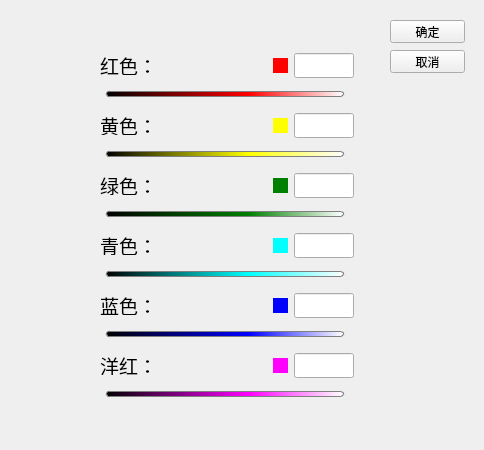
<?xml version="1.0" encoding="UTF-8"?>
<ui version="4.0">
 <class>BlackWhiteAdjustForm</class>
 <widget class="QWidget" name="BlackWhiteAdjustForm">
  <property name="geometry">
   <rect>
    <x>0</x>
    <y>0</y>
    <width>484</width>
    <height>450</height>
   </rect>
  </property>
  <property name="windowTitle">
   <string>Form</string>
  </property>
  <widget class="QPushButton" name="confirmBtn">
   <property name="geometry">
    <rect>
     <x>390</x>
     <y>20</y>
     <width>75</width>
     <height>23</height>
    </rect>
   </property>
   <property name="text">
    <string>确定</string>
   </property>
  </widget>
  <widget class="QPushButton" name="cancelBtn">
   <property name="geometry">
    <rect>
     <x>390</x>
     <y>50</y>
     <width>75</width>
     <height>23</height>
    </rect>
   </property>
   <property name="text">
    <string>取消</string>
   </property>
  </widget>
  <widget class="QWidget" name="layoutWidget">
   <property name="geometry">
    <rect>
     <x>100</x>
     <y>50</y>
     <width>254</width>
     <height>362</height>
    </rect>
   </property>
   <layout class="QVBoxLayout" name="verticalLayout">
    <item>
     <layout class="QVBoxLayout" name="verticalLayout_2">
      <item>
       <layout class="QHBoxLayout" name="horizontalLayout_2">
        <item>
         <widget class="QLabel" name="label_2">
          <property name="minimumSize">
           <size>
            <width>70</width>
            <height>20</height>
           </size>
          </property>
          <property name="maximumSize">
           <size>
            <width>70</width>
            <height>20</height>
           </size>
          </property>
          <property name="font">
           <font>
            <pointsize>14</pointsize>
           </font>
          </property>
          <property name="text">
           <string>红色：</string>
          </property>
         </widget>
        </item>
        <item>
         <spacer name="horizontalSpacer_2">
          <property name="orientation">
           <enum>Qt::Horizontal</enum>
          </property>
          <property name="sizeHint" stdset="0">
           <size>
            <width>40</width>
            <height>20</height>
           </size>
          </property>
         </spacer>
        </item>
        <item>
         <widget class="QLabel" name="label">
          <property name="minimumSize">
           <size>
            <width>15</width>
            <height>15</height>
           </size>
          </property>
          <property name="maximumSize">
           <size>
            <width>15</width>
            <height>15</height>
           </size>
          </property>
          <property name="styleSheet">
           <string notr="true">background:red</string>
          </property>
          <property name="text">
           <string/>
          </property>
         </widget>
        </item>
        <item>
         <widget class="QLineEdit" name="redEdit">
          <property name="minimumSize">
           <size>
            <width>60</width>
            <height>25</height>
           </size>
          </property>
          <property name="maximumSize">
           <size>
            <width>60</width>
            <height>25</height>
           </size>
          </property>
          <property name="font">
           <font>
            <pointsize>14</pointsize>
           </font>
          </property>
         </widget>
        </item>
       </layout>
      </item>
      <item>
       <widget class="QSlider" name="redSlider">
        <property name="minimumSize">
         <size>
          <width>250</width>
          <height>20</height>
         </size>
        </property>
        <property name="maximumSize">
         <size>
          <width>250</width>
          <height>20</height>
         </size>
        </property>
        <property name="styleSheet">
         <string notr="true">QSlider::groove:horizontal {
border: 1px solid grey;
height: 4px;
margin:0 6 0 6;
border-radius:3px;
background: qlineargradient(x1:0, y1:0, x2:1, y2:0, stop:0 black, stop:0.6 red, stop:1 white);

}
QSlider::handle:horizontal   
{  
    border-image:url(:/images/handle.png);
    width: 12px;
    margin:1 -6 -7 -6;
}  </string>
        </property>
        <property name="minimum">
         <number>-200</number>
        </property>
        <property name="maximum">
         <number>300</number>
        </property>
        <property name="value">
         <number>40</number>
        </property>
        <property name="orientation">
         <enum>Qt::Horizontal</enum>
        </property>
       </widget>
      </item>
     </layout>
    </item>
    <item>
     <layout class="QVBoxLayout" name="verticalLayout_3">
      <item>
       <layout class="QHBoxLayout" name="horizontalLayout_3">
        <item>
         <widget class="QLabel" name="label_3">
          <property name="minimumSize">
           <size>
            <width>70</width>
            <height>20</height>
           </size>
          </property>
          <property name="maximumSize">
           <size>
            <width>70</width>
            <height>20</height>
           </size>
          </property>
          <property name="font">
           <font>
            <pointsize>14</pointsize>
           </font>
          </property>
          <property name="text">
           <string>黄色：</string>
          </property>
         </widget>
        </item>
        <item>
         <spacer name="horizontalSpacer_3">
          <property name="orientation">
           <enum>Qt::Horizontal</enum>
          </property>
          <property name="sizeHint" stdset="0">
           <size>
            <width>40</width>
            <height>20</height>
           </size>
          </property>
         </spacer>
        </item>
        <item>
         <widget class="QLabel" name="label_4">
          <property name="minimumSize">
           <size>
            <width>15</width>
            <height>15</height>
           </size>
          </property>
          <property name="maximumSize">
           <size>
            <width>15</width>
            <height>15</height>
           </size>
          </property>
          <property name="styleSheet">
           <string notr="true">background:yellow</string>
          </property>
          <property name="text">
           <string/>
          </property>
         </widget>
        </item>
        <item>
         <widget class="QLineEdit" name="yellowEdit">
          <property name="minimumSize">
           <size>
            <width>60</width>
            <height>25</height>
           </size>
          </property>
          <property name="maximumSize">
           <size>
            <width>60</width>
            <height>25</height>
           </size>
          </property>
          <property name="font">
           <font>
            <pointsize>14</pointsize>
           </font>
          </property>
         </widget>
        </item>
       </layout>
      </item>
      <item>
       <widget class="QSlider" name="yellowSlider">
        <property name="minimumSize">
         <size>
          <width>250</width>
          <height>20</height>
         </size>
        </property>
        <property name="maximumSize">
         <size>
          <width>250</width>
          <height>20</height>
         </size>
        </property>
        <property name="styleSheet">
         <string notr="true">QSlider::groove:horizontal {
border: 1px solid grey;
height: 4px;
margin:0 6 0 6;
border-radius:3px;
background: qlineargradient(x1:0, y1:0, x2:1, y2:0, stop:0 black, stop:0.6 yellow, stop:1 white);

}
QSlider::handle:horizontal   
{  
    border-image:url(:/images/handle.png);
    width: 12px;
    margin:1 -6 -7 -6;
}  </string>
        </property>
        <property name="minimum">
         <number>-200</number>
        </property>
        <property name="maximum">
         <number>300</number>
        </property>
        <property name="value">
         <number>60</number>
        </property>
        <property name="orientation">
         <enum>Qt::Horizontal</enum>
        </property>
       </widget>
      </item>
     </layout>
    </item>
    <item>
     <layout class="QVBoxLayout" name="verticalLayout_4">
      <item>
       <layout class="QHBoxLayout" name="horizontalLayout_4">
        <item>
         <widget class="QLabel" name="label_5">
          <property name="minimumSize">
           <size>
            <width>70</width>
            <height>20</height>
           </size>
          </property>
          <property name="maximumSize">
           <size>
            <width>70</width>
            <height>20</height>
           </size>
          </property>
          <property name="font">
           <font>
            <pointsize>14</pointsize>
           </font>
          </property>
          <property name="text">
           <string>绿色：</string>
          </property>
         </widget>
        </item>
        <item>
         <spacer name="horizontalSpacer_4">
          <property name="orientation">
           <enum>Qt::Horizontal</enum>
          </property>
          <property name="sizeHint" stdset="0">
           <size>
            <width>40</width>
            <height>20</height>
           </size>
          </property>
         </spacer>
        </item>
        <item>
         <widget class="QLabel" name="label_6">
          <property name="minimumSize">
           <size>
            <width>15</width>
            <height>15</height>
           </size>
          </property>
          <property name="maximumSize">
           <size>
            <width>15</width>
            <height>15</height>
           </size>
          </property>
          <property name="styleSheet">
           <string notr="true">background:green</string>
          </property>
          <property name="text">
           <string/>
          </property>
         </widget>
        </item>
        <item>
         <widget class="QLineEdit" name="greenEdit">
          <property name="minimumSize">
           <size>
            <width>60</width>
            <height>25</height>
           </size>
          </property>
          <property name="maximumSize">
           <size>
            <width>60</width>
            <height>25</height>
           </size>
          </property>
          <property name="font">
           <font>
            <pointsize>14</pointsize>
           </font>
          </property>
         </widget>
        </item>
       </layout>
      </item>
      <item>
       <widget class="QSlider" name="greenSlider">
        <property name="minimumSize">
         <size>
          <width>250</width>
          <height>20</height>
         </size>
        </property>
        <property name="maximumSize">
         <size>
          <width>250</width>
          <height>20</height>
         </size>
        </property>
        <property name="styleSheet">
         <string notr="true">QSlider::groove:horizontal {
border: 1px solid grey;
height: 4px;
margin:0 6 0 6;
border-radius:3px;
background: qlineargradient(x1:0, y1:0, x2:1, y2:0, stop:0 black, stop:0.6 green, stop:1 white);

}
QSlider::handle:horizontal   
{  
    border-image:url(:/images/handle.png);
    width: 12px;
    margin:1 -6 -7 -6;
}  </string>
        </property>
        <property name="minimum">
         <number>-200</number>
        </property>
        <property name="maximum">
         <number>300</number>
        </property>
        <property name="value">
         <number>40</number>
        </property>
        <property name="orientation">
         <enum>Qt::Horizontal</enum>
        </property>
       </widget>
      </item>
     </layout>
    </item>
    <item>
     <layout class="QVBoxLayout" name="verticalLayout_5">
      <item>
       <layout class="QHBoxLayout" name="horizontalLayout_5">
        <item>
         <widget class="QLabel" name="label_7">
          <property name="minimumSize">
           <size>
            <width>70</width>
            <height>20</height>
           </size>
          </property>
          <property name="maximumSize">
           <size>
            <width>70</width>
            <height>20</height>
           </size>
          </property>
          <property name="font">
           <font>
            <pointsize>14</pointsize>
           </font>
          </property>
          <property name="text">
           <string>青色：</string>
          </property>
         </widget>
        </item>
        <item>
         <spacer name="horizontalSpacer_5">
          <property name="orientation">
           <enum>Qt::Horizontal</enum>
          </property>
          <property name="sizeHint" stdset="0">
           <size>
            <width>40</width>
            <height>20</height>
           </size>
          </property>
         </spacer>
        </item>
        <item>
         <widget class="QLabel" name="label_8">
          <property name="minimumSize">
           <size>
            <width>15</width>
            <height>15</height>
           </size>
          </property>
          <property name="maximumSize">
           <size>
            <width>15</width>
            <height>15</height>
           </size>
          </property>
          <property name="styleSheet">
           <string notr="true">background:cyan</string>
          </property>
          <property name="text">
           <string/>
          </property>
         </widget>
        </item>
        <item>
         <widget class="QLineEdit" name="cyanEdit">
          <property name="minimumSize">
           <size>
            <width>60</width>
            <height>25</height>
           </size>
          </property>
          <property name="maximumSize">
           <size>
            <width>60</width>
            <height>25</height>
           </size>
          </property>
          <property name="font">
           <font>
            <pointsize>14</pointsize>
           </font>
          </property>
         </widget>
        </item>
       </layout>
      </item>
      <item>
       <widget class="QSlider" name="cyanSlider">
        <property name="minimumSize">
         <size>
          <width>250</width>
          <height>20</height>
         </size>
        </property>
        <property name="maximumSize">
         <size>
          <width>250</width>
          <height>20</height>
         </size>
        </property>
        <property name="styleSheet">
         <string notr="true">QSlider::groove:horizontal {
border: 1px solid grey;
height: 4px;
margin:0 6 0 6;
border-radius:3px;
background: qlineargradient(x1:0, y1:0, x2:1, y2:0, stop:0 black, stop:0.6 cyan, stop:1 white);

}
QSlider::handle:horizontal   
{  
    border-image:url(:/images/handle.png);
    width: 12px;
    margin:1 -6 -7 -6;
}  </string>
        </property>
        <property name="minimum">
         <number>-200</number>
        </property>
        <property name="maximum">
         <number>300</number>
        </property>
        <property name="value">
         <number>60</number>
        </property>
        <property name="orientation">
         <enum>Qt::Horizontal</enum>
        </property>
       </widget>
      </item>
     </layout>
    </item>
    <item>
     <layout class="QVBoxLayout" name="verticalLayout_6">
      <item>
       <layout class="QHBoxLayout" name="horizontalLayout_6">
        <item>
         <widget class="QLabel" name="label_9">
          <property name="minimumSize">
           <size>
            <width>70</width>
            <height>20</height>
           </size>
          </property>
          <property name="maximumSize">
           <size>
            <width>70</width>
            <height>20</height>
           </size>
          </property>
          <property name="font">
           <font>
            <pointsize>14</pointsize>
           </font>
          </property>
          <property name="text">
           <string>蓝色：</string>
          </property>
         </widget>
        </item>
        <item>
         <spacer name="horizontalSpacer_6">
          <property name="orientation">
           <enum>Qt::Horizontal</enum>
          </property>
          <property name="sizeHint" stdset="0">
           <size>
            <width>40</width>
            <height>20</height>
           </size>
          </property>
         </spacer>
        </item>
        <item>
         <widget class="QLabel" name="label_10">
          <property name="minimumSize">
           <size>
            <width>15</width>
            <height>15</height>
           </size>
          </property>
          <property name="maximumSize">
           <size>
            <width>15</width>
            <height>15</height>
           </size>
          </property>
          <property name="styleSheet">
           <string notr="true">background:blue</string>
          </property>
          <property name="text">
           <string/>
          </property>
         </widget>
        </item>
        <item>
         <widget class="QLineEdit" name="blueEdit">
          <property name="minimumSize">
           <size>
            <width>60</width>
            <height>25</height>
           </size>
          </property>
          <property name="maximumSize">
           <size>
            <width>60</width>
            <height>25</height>
           </size>
          </property>
          <property name="font">
           <font>
            <pointsize>14</pointsize>
           </font>
          </property>
         </widget>
        </item>
       </layout>
      </item>
      <item>
       <widget class="QSlider" name="blueSlider">
        <property name="minimumSize">
         <size>
          <width>250</width>
          <height>20</height>
         </size>
        </property>
        <property name="maximumSize">
         <size>
          <width>250</width>
          <height>20</height>
         </size>
        </property>
        <property name="styleSheet">
         <string notr="true">QSlider::groove:horizontal {
border: 1px solid grey;
height: 4px;
margin:0 6 0 6;
border-radius:3px;
background: qlineargradient(x1:0, y1:0, x2:1, y2:0, stop:0 black, stop:0.6 blue, stop:1 white);

}
QSlider::handle:horizontal   
{  
    border-image:url(:/images/handle.png);
    width: 12px;
    margin:1 -6 -7 -6;
}  </string>
        </property>
        <property name="minimum">
         <number>-200</number>
        </property>
        <property name="maximum">
         <number>300</number>
        </property>
        <property name="value">
         <number>20</number>
        </property>
        <property name="orientation">
         <enum>Qt::Horizontal</enum>
        </property>
       </widget>
      </item>
     </layout>
    </item>
    <item>
     <layout class="QVBoxLayout" name="verticalLayout_7">
      <item>
       <layout class="QHBoxLayout" name="horizontalLayout_7">
        <item>
         <widget class="QLabel" name="label_11">
          <property name="minimumSize">
           <size>
            <width>70</width>
            <height>20</height>
           </size>
          </property>
          <property name="maximumSize">
           <size>
            <width>70</width>
            <height>20</height>
           </size>
          </property>
          <property name="font">
           <font>
            <pointsize>14</pointsize>
           </font>
          </property>
          <property name="text">
           <string>洋红：</string>
          </property>
         </widget>
        </item>
        <item>
         <spacer name="horizontalSpacer_7">
          <property name="orientation">
           <enum>Qt::Horizontal</enum>
          </property>
          <property name="sizeHint" stdset="0">
           <size>
            <width>40</width>
            <height>20</height>
           </size>
          </property>
         </spacer>
        </item>
        <item>
         <widget class="QLabel" name="label_12">
          <property name="minimumSize">
           <size>
            <width>15</width>
            <height>15</height>
           </size>
          </property>
          <property name="maximumSize">
           <size>
            <width>15</width>
            <height>15</height>
           </size>
          </property>
          <property name="styleSheet">
           <string notr="true">background:magenta</string>
          </property>
          <property name="text">
           <string/>
          </property>
         </widget>
        </item>
        <item>
         <widget class="QLineEdit" name="magentaEdit">
          <property name="minimumSize">
           <size>
            <width>60</width>
            <height>25</height>
           </size>
          </property>
          <property name="maximumSize">
           <size>
            <width>60</width>
            <height>25</height>
           </size>
          </property>
          <property name="font">
           <font>
            <pointsize>14</pointsize>
           </font>
          </property>
         </widget>
        </item>
       </layout>
      </item>
      <item>
       <widget class="QSlider" name="magentaSlider">
        <property name="minimumSize">
         <size>
          <width>250</width>
          <height>20</height>
         </size>
        </property>
        <property name="maximumSize">
         <size>
          <width>250</width>
          <height>20</height>
         </size>
        </property>
        <property name="styleSheet">
         <string notr="true">QSlider::groove:horizontal {
border: 1px solid grey;
height: 4px;
margin:0 6 0 6;
border-radius:3px;
background: qlineargradient(x1:0, y1:0, x2:1, y2:0, stop:0 black, stop:0.6 magenta, stop:1 white);

}
QSlider::handle:horizontal   
{  
    border-image:url(:/images/handle.png);
    width: 12px;
    margin:1 -6 -7 -6;
}  </string>
        </property>
        <property name="minimum">
         <number>-200</number>
        </property>
        <property name="maximum">
         <number>300</number>
        </property>
        <property name="value">
         <number>80</number>
        </property>
        <property name="orientation">
         <enum>Qt::Horizontal</enum>
        </property>
       </widget>
      </item>
     </layout>
    </item>
   </layout>
  </widget>
 </widget>
 <resources/>
 <connections/>
</ui>
